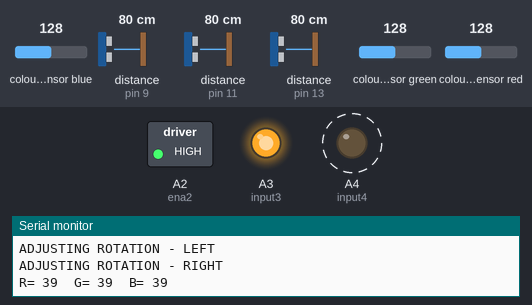
A sketch run on a simulated Arduino Uno, built with avr-gcc and run on an emulated ATmega328P. Shown: switched loads named in the sketch (green lamp = pin HIGH), output pins drawn as LEDs (lit = HIGH), the last lines printed to the serial monitor. Wiring (inferred from the names in the program): 3 × ultrasonic range finder: trigger pin 8, echo pin 9 / trigger pin 10, echo pin 11 / trigger pin 12, echo pin 13; TCS3200 colour sensor: output pin 6; S2 pin 4; S3 pin 5; S0 pin 2; S1 pin 3. Dashed ring = blinking. The test bench sets the inputs (shaded band); at power-on: distance to the obstacle (sensors on pin 9, pin 11, pin 13) 80 cm, colour sensor blue 128, colour sensor green 128, colour sensor red 128. The echo pulse lasts 58.3 µs per cm; pins used as bus, display or sensor lines are not drawn.

Above: at 1.2 s.
1.3 s: distance to the obstacle (sensor on pin 9) set to 72 cm
At 1.9 s:
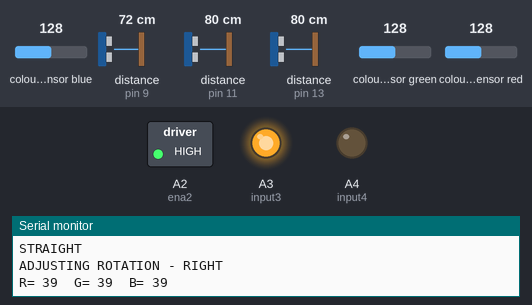
4.3 s: distance to the obstacle (sensor on pin 11) set to 70 cm
At 4.7 s:
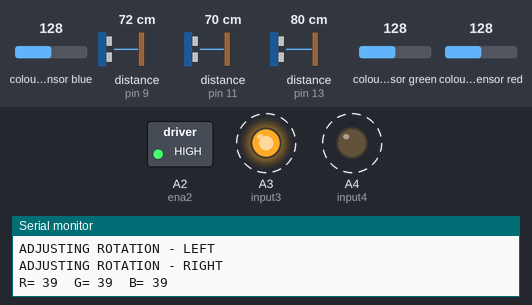
7.3 s: distance to the obstacle (sensor on pin 13) set to 2 cm
13.3 s: distance to the obstacle (sensor on pin 9) set to 2 cm
Timing chart, 0 to 17.3 s (numbered marks = the images above; inputs shaded):
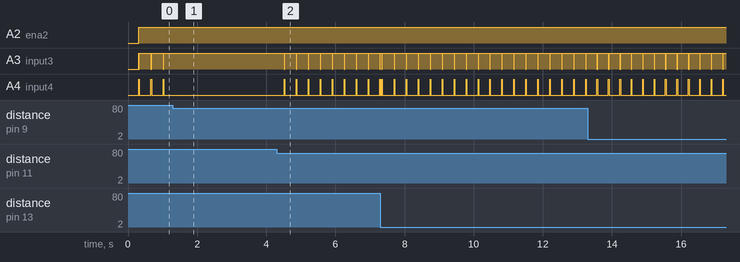

Measured:
- the behaviour switches between 78 and 77 cm on distance to the obstacle (sensor on pin 9) (found by bisection; images 0 and 1)
- the behaviour switches between 75 and 74 cm on distance to the obstacle (sensor on pin 11) (found by bisection; images 1 and 2)
- after the input at 1.3 s, A3 (input3): stops changing and stays HIGH; A4 (input4): stops changing and stays LOW
- after the input at 4.3 s, A3 (input3): alternates HIGH for 0.33 s and LOW for 0.01 s, starting after 0.22 s; A4 (input4): alternates HIGH for 0.01 s and LOW for 0.33 s, starting after 0.22 s
- by itself, A3 (input3): repeats every 0.35 s: LOW 0.02 s, HIGH 0.33 s
- by itself, A4 (input4): alternates HIGH for 0.02 s and LOW for 0.33 s

The sketch:

combined_robot_code.ino
```cpp
// COMBINED CODE

// Colour sensor ------------------
#define S0 2
#define S1 3
#define S2 4
#define S3 5
#define sensorOut 6

int frequency = 0;

// Ultrasonic sensor ------------------
const int trigPin_f = 12;
const int echoPin_f = 13;

const int trigPin_l = 10;
const int echoPin_l = 11;

const int trigPin_r = 8;
const int echoPin_r = 9;

long duration;

// ultrasonic sensors distances
int distance_f;
int distance_r;
int distance_l;

// Motor
int ena1 = 7;
int input1 = 14;
int input2 = 15;

int ena2 = 16;
int input3 = 17;
int input4 = 18;

// Detecting colour range (Margin range)
double SD_r = 1.51;
double SD_g = 1.60;
double SD_b = 1.98;

double mean_r = 27.02;
double mean_g = 67.01;
double mean_b = 63.89;

double coefficient_r = 20;
double coefficient_g = 20;
double coefficient_b = 20;

// Initalising variables for readAndPrintFrequency
int r;
int b;
int g;

// Calibrate here ----------------
int turn_time_delay = 5; // rotation time
int maxWall = 8;  // wall sensor max distance
int adj_distance = 3; // adjusting distance range margin
int adj_time_delay_R = 2; // time to reposition bot to centre right
int adj_time_delay_L= 2; // time to reposition bot to centre left


void setup() {
  // colour sensor setup ------------------
  pinMode(S0, OUTPUT);
  pinMode(S1, OUTPUT);
  pinMode(S2, OUTPUT);
  pinMode(S3, OUTPUT);
  pinMode(sensorOut, INPUT);

  pinMode(A2, OUTPUT);
  pinMode(A3, OUTPUT);
  pinMode(A4, OUTPUT);
  pinMode(A5, INPUT);

  // Setting frequency-scaling to 20%
  digitalWrite(S0, HIGH);
  digitalWrite(S1, LOW);

// Ultrasonic sensor setup ------------------
  pinMode(trigPin_f, OUTPUT); // Sets the trigPin as an Output
  pinMode(echoPin_f, INPUT); // Sets the echoPin as an Input

  pinMode(trigPin_l, OUTPUT); // Sets the trigPin as an Output
  pinMode(echoPin_l, INPUT); // Sets the echoPin as an Input

  pinMode(trigPin_r, OUTPUT); // Sets the trigPin as an Output
  pinMode(echoPin_r, INPUT); // Sets the echoPin as an Input

// Motor setup ---------------
  // pinMode(input1, OUTPUT);
  // pinMode(input2, OUTPUT);
  // pinMode(input3, OUTPUT);
  // pinMode(input4, OUTPUT);
  // pinMode(ena1, OUTPUT);
  // pinMode(ena2, OUTPUT);

  Serial.begin(9600);
}


// Colour sensor ------------------
int readAndPrintFrequency(int s2State, int s3State, const char *colorName) {
  digitalWrite(S2, s2State);
  digitalWrite(S3, s3State);

  frequency = pulseIn(sensorOut, LOW);

  Serial.print(colorName);
  Serial.print("= ");
  Serial.print(frequency);
  Serial.print("  ");
  delay(100);

  return frequency;
}

// Reading sensor distance --------------------
int read_distance(int direction){
  // Front Sensor
  if (direction == 0){
    digitalWrite(trigPin_f, LOW);
    delayMicroseconds(2);
    // Sets the trigPin on HIGH state for 10 micro seconds
    digitalWrite(trigPin_f, HIGH);
    delayMicroseconds(10);

    // Reads the echoPin, returns the sound wave travel time in microseconds
    digitalWrite(trigPin_f, LOW);
    duration = pulseIn(echoPin_f, HIGH);

    // Calculating the distance
    int distance = duration * 0.034 / 2;

    return distance;
  }

  // Left Sensor
  else if (direction == 1){
    digitalWrite(trigPin_l, LOW);
    delayMicroseconds(2);
    // Sets the trigPin on HIGH state for 10 micro seconds
    digitalWrite(trigPin_l, HIGH);
    delayMicroseconds(10);

    // Reads the echoPin, returns the sound wave travel time in microseconds
    digitalWrite(trigPin_l, LOW);
    duration = pulseIn(echoPin_l, HIGH);

    // Calculating the distance
    int distance = duration * 0.034 / 2;

    return distance;
  }

  // Right Sensor
  else if (direction == 2){
    digitalWrite(trigPin_r, LOW);
    delayMicroseconds(2);

    // Sets the trigPin on HIGH state for 10 micro seconds
    digitalWrite(trigPin_r, HIGH);
    delayMicroseconds(10);

    // Reads the echoPin, returns the sound wave travel time in microseconds
    digitalWrite(trigPin_r, LOW);
    duration = pulseIn(echoPin_r, HIGH);

    // Calculating the distance
    int distance = duration * 0.034 / 2;

    return distance;
  }
}

// Motor Directions ------------------

void goLeft(int time_delay){
  digitalWrite(ena1, HIGH);
  digitalWrite(input1, HIGH);
  digitalWrite(input2, LOW);

  digitalWrite(ena2, HIGH);
  digitalWrite(input3, LOW);
  digitalWrite(input4, HIGH);

  // need to have half turn only (90')
  time_delay = turn_time_delay;
  delay(time_delay);
  digitalWrite(ena1, HIGH);
  digitalWrite(ena2, HIGH);
}

void goRight(int time_delay){
  digitalWrite(ena1, HIGH);
  digitalWrite(input1, LOW);
  digitalWrite(input2, HIGH);

  digitalWrite(ena2, HIGH);
  digitalWrite(input3, HIGH);
  digitalWrite(input4, LOW);

  // need to have half turn only (90')
  time_delay = turn_time_delay;
  delay(turn_time_delay);
  digitalWrite(ena1, HIGH);
  digitalWrite(ena2, HIGH);
}

void goStraight(){
  digitalWrite(ena1, HIGH);
  digitalWrite(input1, HIGH);
  digitalWrite(input2, LOW);

  digitalWrite(ena2, HIGH);
  digitalWrite(input3, HIGH);
  digitalWrite(input4, LOW);
}

void stop(){
  digitalWrite(ena1, LOW);
  digitalWrite(ena2, LOW);
}

// Readjusting the position for direction
void readjust_position(int adjust_pos){
  // adjust_pos 0 = left
  // adjust_post 1 = right

  if (adjust_pos == 1){
        // adjust left
    if(read_distance(2) > read_distance(1) - adj_distance || read_distance(2) > read_distance(1) + adj_distance){
      goLeft(adj_time_delay_L);
      Serial.println("ADJUSTING ROTATION - LEFT");
    };
  }
  else if (adjust_pos == 2){
    // adjust right
    if(read_distance(1) > read_distance(2) - adj_distance || read_distance(1) > read_distance(2) + adj_distance){
      goRight(adj_time_delay_R);
      Serial.println("ADJUSTING ROTATION - RIGHT");
    };
  }

}


void loop() {


  // reads RGB colour
  r = readAndPrintFrequency(LOW, LOW, "R");
  g = readAndPrintFrequency(HIGH, HIGH, "G");
  b = readAndPrintFrequency(LOW, HIGH, "B");
  Serial.println();

  // check if red is detected
  if ((r > (mean_r - SD_r * coefficient_r)) &&
    (r < (mean_r + SD_r * coefficient_r)) &&
    (g > (mean_g - SD_g * coefficient_g)) &&
    (g < (mean_g + SD_g * coefficient_g)) &&
    (b > (mean_b - SD_b * coefficient_b)) &&
    (b < (mean_b + SD_b * coefficient_b))) {
      Serial.println("Detected - Red");
  }

  // go straight
    if (read_distance(0) > maxWall){
      goStraight();
      Serial.println("STRAIGHT");
      readjust_position(1);
      readjust_position(2);
    };
    // turn left
     if (read_distance(0) < maxWall && read_distance(2) < maxWall){
      goLeft(turn_time_delay);
      Serial.println("TURNING LEFT");
      readjust_position(1);
      readjust_position(2);
    };
    // turn right
     if (read_distance(0) < maxWall && read_distance(2) > maxWall){
      goRight(turn_time_delay);
      Serial.println("TURING RIGHT");
      readjust_position(1);
      readjust_position(2);
    };

    // KEY:
  // read_distance = 0  --> go straight
  // read_distance = 1 --> go left
  // read_distance = 2  --> go right

  // readjust_position = 1 --> adjusting left
  // readjust_position = 2 --> adjust right


};
```
